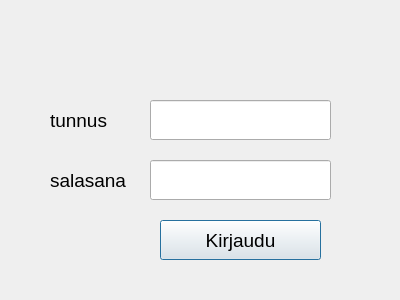
<?xml version="1.0" encoding="UTF-8"?>
<ui version="4.0">
 <class>Login</class>
 <widget class="QDialog" name="Login">
  <property name="geometry">
   <rect>
    <x>0</x>
    <y>0</y>
    <width>400</width>
    <height>300</height>
   </rect>
  </property>
  <property name="font">
   <font>
    <pointsize>14</pointsize>
   </font>
  </property>
  <property name="windowTitle">
   <string>Dialog</string>
  </property>
  <widget class="QLineEdit" name="leUsername">
   <property name="geometry">
    <rect>
     <x>150</x>
     <y>100</y>
     <width>181</width>
     <height>40</height>
    </rect>
   </property>
  </widget>
  <widget class="QLineEdit" name="lePassword">
   <property name="geometry">
    <rect>
     <x>150</x>
     <y>160</y>
     <width>181</width>
     <height>40</height>
    </rect>
   </property>
  </widget>
  <widget class="QPushButton" name="btnLogin">
   <property name="geometry">
    <rect>
     <x>160</x>
     <y>220</y>
     <width>161</width>
     <height>40</height>
    </rect>
   </property>
   <property name="text">
    <string>Kirjaudu</string>
   </property>
  </widget>
  <widget class="QLabel" name="label">
   <property name="geometry">
    <rect>
     <x>50</x>
     <y>100</y>
     <width>120</width>
     <height>40</height>
    </rect>
   </property>
   <property name="text">
    <string>tunnus</string>
   </property>
  </widget>
  <widget class="QLabel" name="label_2">
   <property name="geometry">
    <rect>
     <x>50</x>
     <y>160</y>
     <width>120</width>
     <height>40</height>
    </rect>
   </property>
   <property name="text">
    <string>salasana</string>
   </property>
  </widget>
 </widget>
 <resources/>
 <connections/>
</ui>
